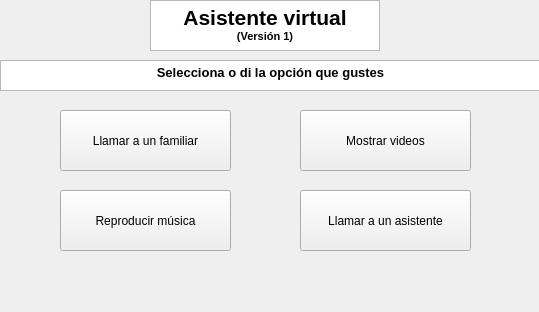
<?xml version="1.0" encoding="UTF-8"?>
<ui version="4.0">
 <class>Form</class>
 <widget class="QWidget" name="Form">
  <property name="geometry">
   <rect>
    <x>0</x>
    <y>0</y>
    <width>539</width>
    <height>312</height>
   </rect>
  </property>
  <property name="windowTitle">
   <string>Form</string>
  </property>
  <widget class="QPushButton" name="pushButton">
   <property name="geometry">
    <rect>
     <x>60</x>
     <y>110</y>
     <width>171</width>
     <height>61</height>
    </rect>
   </property>
   <property name="text">
    <string>Llamar a un familiar</string>
   </property>
  </widget>
  <widget class="QTextEdit" name="textEdit">
   <property name="geometry">
    <rect>
     <x>150</x>
     <y>0</y>
     <width>230</width>
     <height>51</height>
    </rect>
   </property>
   <property name="html">
    <string>&lt;!DOCTYPE HTML PUBLIC &quot;-//W3C//DTD HTML 4.0//EN&quot; &quot;http://www.w3.org/TR/REC-html40/strict.dtd&quot;&gt;
&lt;html&gt;&lt;head&gt;&lt;meta name=&quot;qrichtext&quot; content=&quot;1&quot; /&gt;&lt;style type=&quot;text/css&quot;&gt;
p, li { white-space: pre-wrap; }
&lt;/style&gt;&lt;/head&gt;&lt;body style=&quot; font-family:'MS Shell Dlg 2'; font-size:8.25pt; font-weight:400; font-style:normal;&quot;&gt;
&lt;p align=&quot;center&quot; style=&quot; margin-top:0px; margin-bottom:0px; margin-left:0px; margin-right:0px; -qt-block-indent:0; text-indent:0px;&quot;&gt;&lt;span style=&quot; font-size:16pt; font-weight:600;&quot;&gt;Asistente virtual&lt;/span&gt;&lt;/p&gt;
&lt;p align=&quot;center&quot; style=&quot; margin-top:0px; margin-bottom:0px; margin-left:0px; margin-right:0px; -qt-block-indent:0; text-indent:0px;&quot;&gt;&lt;span style=&quot; font-size:8pt; font-weight:600;&quot;&gt;(Versión 1)&lt;/span&gt;&lt;/p&gt;&lt;/body&gt;&lt;/html&gt;</string>
   </property>
  </widget>
  <widget class="QTextEdit" name="textEdit_2">
   <property name="geometry">
    <rect>
     <x>0</x>
     <y>60</y>
     <width>541</width>
     <height>31</height>
    </rect>
   </property>
   <property name="html">
    <string>&lt;!DOCTYPE HTML PUBLIC &quot;-//W3C//DTD HTML 4.0//EN&quot; &quot;http://www.w3.org/TR/REC-html40/strict.dtd&quot;&gt;
&lt;html&gt;&lt;head&gt;&lt;meta name=&quot;qrichtext&quot; content=&quot;1&quot; /&gt;&lt;style type=&quot;text/css&quot;&gt;
p, li { white-space: pre-wrap; }
&lt;/style&gt;&lt;/head&gt;&lt;body style=&quot; font-family:'MS Shell Dlg 2'; font-size:8.25pt; font-weight:400; font-style:normal;&quot;&gt;
&lt;p align=&quot;center&quot; style=&quot; margin-top:0px; margin-bottom:0px; margin-left:0px; margin-right:0px; -qt-block-indent:0; text-indent:0px;&quot;&gt;&lt;span style=&quot; font-size:10pt; font-weight:600;&quot;&gt;Selecciona o di la opción que gustes&lt;/span&gt;&lt;/p&gt;&lt;/body&gt;&lt;/html&gt;</string>
   </property>
  </widget>
  <widget class="QPushButton" name="pushButton_3">
   <property name="geometry">
    <rect>
     <x>60</x>
     <y>190</y>
     <width>171</width>
     <height>61</height>
    </rect>
   </property>
   <property name="cursor">
    <cursorShape>ArrowCursor</cursorShape>
   </property>
   <property name="text">
    <string>Reproducir música</string>
   </property>
  </widget>
  <widget class="QPushButton" name="pushButton_2">
   <property name="geometry">
    <rect>
     <x>300</x>
     <y>110</y>
     <width>171</width>
     <height>61</height>
    </rect>
   </property>
   <property name="text">
    <string>Mostrar videos</string>
   </property>
  </widget>
  <widget class="QPushButton" name="pushButton_4">
   <property name="geometry">
    <rect>
     <x>300</x>
     <y>190</y>
     <width>171</width>
     <height>61</height>
    </rect>
   </property>
   <property name="text">
    <string>Llamar a un asistente</string>
   </property>
  </widget>
 </widget>
 <resources/>
 <connections/>
</ui>
